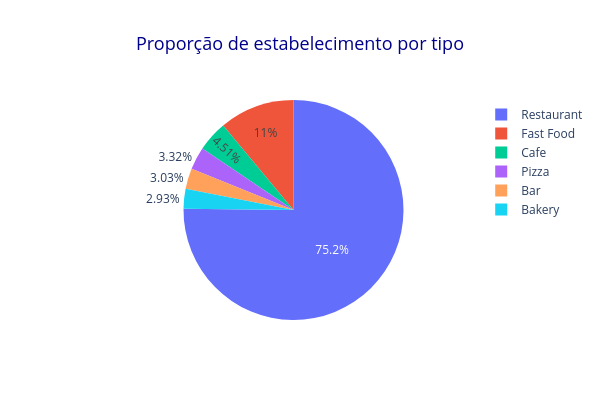

The notebook cell saved with this chart:
### Markdown cell above
# Análise dos dados

### Code cell
# Agrupa por contagem de cada tipo de estabelecimento
place_ratio = df_rest.groupby('object_type')['id'].count().reset_index()
place_ratio.columns = ['object_type', 'qty']

# Gera um gráfico de pizza
fig = go.Figure(data=[go.Pie(labels=place_ratio['object_type'], values=place_ratio['qty'])])
fig.update_layout(
    title={
        'text': 'Proporção de estabelecimento por tipo',
        'x': 0.5,
        'xanchor': 'center',
        'font': {
            'size': 18,
            'color': 'darkblue',
        }
    },)
fig.update_layout(width=600, height=400)
fig.show()

### Figure 1 — Plotly figure (JSON) as saved in the notebook; plotly's stock layout.template omitted (floating-point values rounded to 4 significant figures)
{"data": [{"labels": ["Bakery", "Bar", "Cafe", "Fast Food", "Pizza", "Restaurant"], "type": "pie", "values": [283, 292, 435, 1066, 320, 7255]}], "layout": {"height": 400, "title": {"font": {"color": "darkblue", "size": 18}, "text": "Proporção de estabelecimento por tipo", "x": 0.5, "xanchor": "center"}, "width": 600}}
